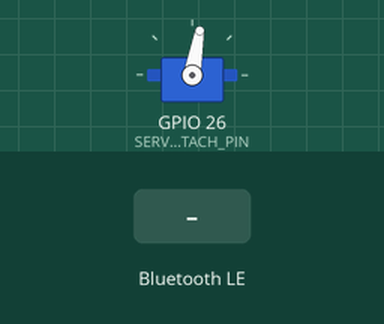
A sketch run on a simulated ESP32. On the bench: servo. The test bench sets the inputs (shaded band). Nothing arrives over Bluetooth unless stated; a phone connects over Bluetooth LE 3 s after start; what the sketch prints to the serial monitor is not drawn.

Above: at 1.2 s.
1.3 s: Bluetooth LE write "1" received
At 2.0 s:
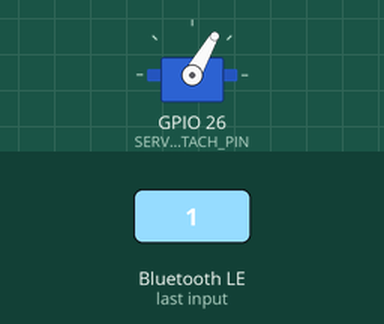
Timing chart, 0 to 4.3 s (numbered marks = the images above; inputs shaded):
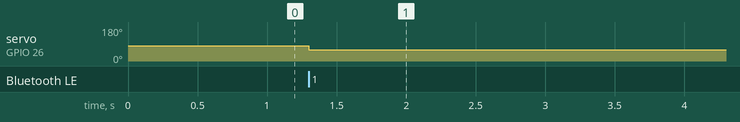

The sketch:

point_switching.ino
```cpp
#include <BLEDevice.h>
#include <BLEServer.h>
#include <BLEUtils.h>
#include <BLE2902.h>
#include <ESP32Servo.h>


/* サーボ パラメータ */
Servo servo;
// サーボを回転させる速さ。1~255。
const int SERVO_SPEED = 100;
// サーボを直進にする際の角度。適宜いじってください。
const int SERVO_ANGLE_STRAIGHT = 80; //POINT0:50, POINT1:80, POINT3:
// サーボを曲げる際の角度。適宜いじってください。
const int SERVO_ANGLE_CURVE = 60; //POINT0:69, POINT1:20, POINT3:
// サーボをアタッチするピンの指定。適宜いじってください。
const int SERVO_ATTACH_PIN = 26;
String STRAIGHT = "STRAIGHT";
String CURVE = "CURVE";

/* サーボ 関数 */
void setServo(String direction) {
    if (direction == STRAIGHT) {
        servo.write(SERVO_ANGLE_STRAIGHT);
    }
    else {
        servo.write(SERVO_ANGLE_CURVE);
    }
}

/* BLE パラメータ */
static const char SERVICE_UUID[] = "2a4023a6-6079-efea-b79f-7c882319b83b";
static const char CHARACTERISTIC_DIRECTION_UUID[] = "737237f4-300e-ca58-1e2f-40ff59fc71f7";
BLEServer *pServer = NULL;
BLEService *pService = NULL;
BLECharacteristic *pCharacteristicDirection = NULL;
BLEAdvertising *pAdvertising = NULL;

/* BLE 関数 */
std::string getPointName() {
  //////// TODO: ここのchipIdを正しく設定してください ////////
  uint64_t chipId = ESP.getEfuseMac();
  switch (chipId) {
    case 0x843699bf713c:
      return "POINT0";
    case 0xF0D9CB1F9C9C:
      return "POINT1";
    case 0x64FFA029E748:
      return "POINT3";
    default:
      return "unknown";
  }
}

class MyServerCallbacks : public BLEServerCallbacks {
  /// @brief BLEサーバーとの接続．開始時，終了時に直進にする．
  /// @param pServer
  void onConnect(BLEServer* pServer) {
    Serial.println("BLE Connected");
  }

  void onDisconnect(BLEServer *pServer) {
    Serial.println("BLE Disconnected");
    pServer->startAdvertising();
  }
};

class CharacteristicDirectionCallbacks : public BLECharacteristicCallbacks {
  /// @brief ポイントの向きが書き込まれたらポイントの向きを変更する
  /// @param pCharacteristicDirection
  void onWrite(BLECharacteristic *pCharacteristicDirection) {
    std::string value = pCharacteristicDirection->getValue();
    String direction = value.c_str();
    setServo(direction);
  }
};

void bleSetup() {
  /// @brief BLEのセットアップ．
  /// 1. サーバー，サービスを設定
  /// 2. キャラクタリスティックを作る．
  /// 3. BLE通信を開始

  Serial.println("Starting BLE");

  uint64_t chipid;
	chipid=ESP.getEfuseMac();//The chip ID is essentially its MAC address(length: 6 bytes).
  Serial.print("ChipId: ");
  Serial.println(chipid, HEX);

  BLEDevice::init("ESPoint (" + getPointName() + ")");

  Serial.print("Address: ");
  Serial.println(BLEDevice::getAddress().toString().c_str());

  pServer = BLEDevice::createServer();
  pServer->setCallbacks(new MyServerCallbacks());

  pService = pServer->createService(SERVICE_UUID);

  pCharacteristicDirection = pService->createCharacteristic(
      CHARACTERISTIC_DIRECTION_UUID,
      BLECharacteristic::PROPERTY_WRITE
  );
  pCharacteristicDirection->setCallbacks(new CharacteristicDirectionCallbacks());
  pCharacteristicDirection->setValue("Initial value");
  pCharacteristicDirection->addDescriptor(new BLE2902());

  pService->start();

  pAdvertising = BLEDevice::getAdvertising();
  pAdvertising->addServiceUUID(SERVICE_UUID);
  pAdvertising->start();
  Serial.println("Advertising started");
}


void setup() {
    Serial.begin(115200);
    while (!Serial);
    // attachする。
    servo.attach(SERVO_ATTACH_PIN);
    // サーボの向きの初期化。
    setServo(STRAIGHT);
    /* BLE セットアップ */
    bleSetup();
}

void loop() {
}
```

Measured:
- after the input at 1.3 s, servo on GPIO 26 (SERVO_ATTACH_PIN): 80° → 60° at once
